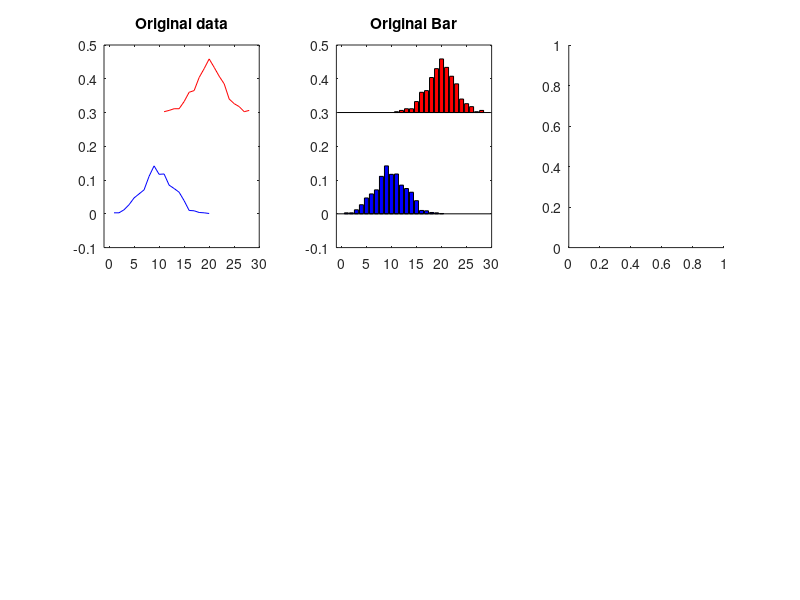

Recreate this plot in MATLAB. (Note: this script raises an error after producing the figure.)
clear all
clc
clf

x1 = randn(1000,1);
x2 = randn(800,1);

hi_va1 = hist(x1,20);
hi_va1 = hi_va1./sum(hi_va1);

hi_va2 = hist(x2,18);
hi_va2 = hi_va2./sum(hi_va2)+0.3;

y1 = [1:20];
y2 = [11:28];

blv1 = 0.00;
blv2 = 0.3;

pl_ymax=0.5;% 4 plot
pl_xmax=0.5;
col_mm = jet(100);

subplot(2,3,1)
plot(y1,hi_va1,'b-');
hold on 
plot(y2,hi_va2,'r-');
axis([-1 30 -0.1 0.5  ])
title('Original data');

subplot(2,3,2)
hb1 = bar(y1,hi_va1);
hold on
hb2 = bar(y2,hi_va2);
set(hb1,'Basevalue',blv1,'Facecolor','b');
set(hb2,'Basevalue',blv2,'Facecolor','r');
axis([-1 30 -0.1 0.5])
title('Original Bar')

subplot(2,3,3)
hold on
[hbar_va1]=fun_mm_bar_baseline(y1,hi_va1,blv1,0.5,pl_ymax,col_mm);
[hbar_va2]=fun_mm_bar_baseline(y2,hi_va2,blv2,0.5,pl_ymax,col_mm);
box on
axis([-1 30 -0.1 0.5])
caxis([0 pl_ymax])
colormap(col_mm)
% colorbar
title('mm function bar')

subplot(2,3,4)
plot(hi_va1,y1,'b-');
hold on 
plot(hi_va2,y2,'r-');
axis([-0.1 0.5 -1 30   ])
title('Original data H');

subplot(2,3,5)
hb1 = barh(y1,hi_va1);
hold on
hb2 = barh(y2,hi_va2);
set(hb1,'Basevalue',blv1,'Facecolor','b');
set(hb2,'Basevalue',blv2,'Facecolor','r');
% axis([-1 30 -0.1 0.5])
title('Original Barh')


subplot(2,3,6)
hold on
[hbar_va1]=fun_mm_barh_baseline(hi_va1,y1,blv1,0.5,pl_xmax,col_mm);
[hbar_va2]=fun_mm_barh_baseline(hi_va2,y2,blv2,0.5,pl_xmax,col_mm);
box on
axis([-0.1 0.5 -1 30 ])
caxis([0 pl_xmax])
colormap(col_mm)